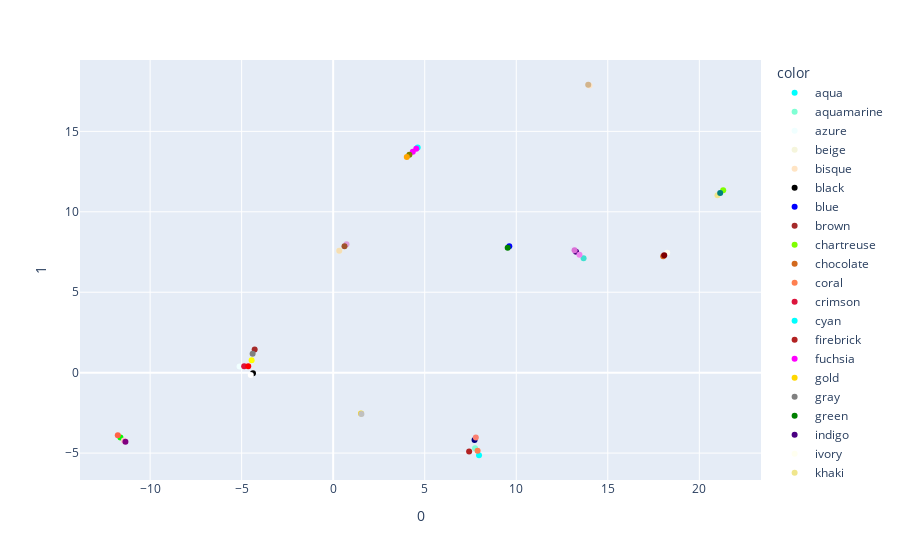

The notebook cell saved with this chart:
### Markdown cell above
The reduced set does not show the structure that is observed in the original set.

### Code cell
top_30_df = df[std_dev.nlargest(30).index]

# perform UMAP
reducer = umap.UMAP(
        n_neighbors=2,
        min_dist=0.1,
        n_components=2,
        # metric='euclidean'
        metric='cosine'
)
embedding = reducer.fit_transform(top_30_df)
embedding.shape

# turn embedding into a dataframe
embedding_df = pandas.DataFrame(embedding)
embedding_df.columns = embedding_df.columns.astype(str)
embedding_df.insert(0, "color", color_words)
embedding_df.head()

fig = px.scatter(
    embedding_df, x='0', y='1', color='color',
    hover_data={'color': True, '0': False, '1': False},
    color_discrete_sequence=color_words
)

fig.show()

### Figure 1 — Plotly figure (JSON) as saved in the notebook; plotly's stock layout.template omitted (floating-point values rounded to 4 significant figures)
{"data": [{"customdata": [["aqua"]], "hovertemplate": "color=%{customdata[0]}<extra></extra>", "legendgroup": "aqua", "marker": {"color": "aqua", "symbol": "circle"}, "mode": "markers", "name": "aqua", "orientation": "v", "showlegend": true, "type": "scatter", "x": [7.966], "xaxis": "x", "y": [-5.135], "yaxis": "y"}, {"customdata": [["aquamarine"]], "hovertemplate": "color=%{customdata[0]}<extra></extra>", "legendgroup": "aquamarine", "marker": {"color": "aquamarine", "symbol": "circle"}, "mode": "markers", "name": "aquamarine", "orientation": "v", "showlegend": true, "type": "scatter", "x": [7.75], "xaxis": "x", "y": [-4.704], "yaxis": "y"}, {"customdata": [["azure"]], "hovertemplate": "color=%{customdata[0]}<extra></extra>", "legendgroup": "azure", "marker": {"color": "azure", "symbol": "circle"}, "mode": "markers", "name": "azure", "orientation": "v", "showlegend": true, "type": "scatter", "x": [-5.114], "xaxis": "x", "y": [0.3885], "yaxis": "y"}, {"customdata": [["beige"]], "hovertemplate": "color=%{customdata[0]}<extra></extra>", "legendgroup": "beige", "marker": {"color": "beige", "symbol": "circle"}, "mode": "markers", "name": "beige", "orientation": "v", "showlegend": true, "type": "scatter", "x": [0.3324], "xaxis": "x", "y": [7.579], "yaxis": "y"}, {"customdata": [["bisque"]], "hovertemplate": "color=%{customdata[0]}<extra></extra>", "legendgroup": "bisque", "marker": {"color": "bisque", "symbol": "circle"}, "mode": "markers", "name": "bisque", "orientation": "v", "showlegend": true, "type": "scatter", "x": [14.0], "xaxis": "x", "y": [17.84], "yaxis": "y"}, {"customdata": [["black"]], "hovertemplate": "color=%{customdata[0]}<extra></extra>", "legendgroup": "black", "marker": {"color": "black", "symbol": "circle"}, "mode": "markers", "name": "black", "orientation": "v", "showlegend": true, "type": "scatter", "x": [-4.381], "xaxis": "x", "y": [-0.03196], "yaxis": "y"}, {"customdata": [["blue"]], "hovertemplate": "color=%{customdata[0]}<extra></extra>", "legendgroup": "blue", "marker": {"color": "blue", "symbol": "circle"}, "mode": "markers", "name": "blue", "orientation": "v", "showlegend": true, "type": "scatter", "x": [9.62], "xaxis": "x", "y": [7.855], "yaxis": "y"}, {"customdata": [["brown"]], "hovertemplate": "color=%{customdata[0]}<extra></extra>", "legendgroup": "brown", "marker": {"color": "brown", "symbol": "circle"}, "mode": "markers", "name": "brown", "orientation": "v", "showlegend": true, "type": "scatter", "x": [-4.289], "xaxis": "x", "y": [1.439], "yaxis": "y"}, {"customdata": [["chartreuse"]], "hovertemplate": "color=%{customdata[0]}<extra></extra>", "legendgroup": "chartreuse", "marker": {"color": "chartreuse", "symbol": "circle"}, "mode": "markers", "name": "chartreuse", "orientation": "v", "showlegend": true, "type": "scatter", "x": [21.3], "xaxis": "x", "y": [11.33], "yaxis": "y"}, {"customdata": [["chocolate"]], "hovertemplate": "color=%{customdata[0]}<extra></extra>", "legendgroup": "chocolate", "marker": {"color": "chocolate", "symbol": "circle"}, "mode": "markers", "name": "chocolate", "orientation": "v", "showlegend": true, "type": "scatter", "x": [18.03], "xaxis": "x", "y": [7.238], "yaxis": "y"}, {"customdata": [["coral"]], "hovertemplate": "color=%{customdata[0]}<extra></extra>", "legendgroup": "coral", "marker": {"color": "coral", "symbol": "circle"}, "mode": "markers", "name": "coral", "orientation": "v", "showlegend": true, "type": "scatter", "x": [7.888], "xaxis": "x", "y": [-4.86], "yaxis": "y"}, {"customdata": [["crimson"]], "hovertemplate": "color=%{customdata[0]}<extra></extra>", "legendgroup": "crimson", "marker": {"color": "crimson", "symbol": "circle"}, "mode": "markers", "name": "crimson", "orientation": "v", "showlegend": true, "type": "scatter", "x": [-4.86], "xaxis": "x", "y": [0.3925], "yaxis": "y"}, {"customdata": [["cyan"]], "hovertemplate": "color=%{customdata[0]}<extra></extra>", "legendgroup": "cyan", "marker": {"color": "cyan", "symbol": "circle"}, "mode": "markers", "name": "cyan", "orientation": "v", "showlegend": true, "type": "scatter", "x": [4.615], "xaxis": "x", "y": [14.0], "yaxis": "y"}, {"customdata": [["firebrick"]], "hovertemplate": "color=%{customdata[0]}<extra></extra>", "legendgroup": "firebrick", "marker": {"color": "firebrick", "symbol": "circle"}, "mode": "markers", "name": "firebrick", "orientation": "v", "showlegend": true, "type": "scatter", "x": [7.426], "xaxis": "x", "y": [-4.909], "yaxis": "y"}, {"customdata": [["fuchsia"]], "hovertemplate": "color=%{customdata[0]}<extra></extra>", "legendgroup": "fuchsia", "marker": {"color": "fuchsia", "symbol": "circle"}, "mode": "markers", "name": "fuchsia", "orientation": "v", "showlegend": true, "type": "scatter", "x": [4.538], "xaxis": "x", "y": [13.92], "yaxis": "y"}, {"customdata": [["gold"]], "hovertemplate": "color=%{customdata[0]}<extra></extra>", "legendgroup": "gold", "marker": {"color": "gold", "symbol": "circle"}, "mode": "markers", "name": "gold", "orientation": "v", "showlegend": true, "type": "scatter", "x": [1.52], "xaxis": "x", "y": [-2.541], "yaxis": "y"}, {"customdata": [["gray"]], "hovertemplate": "color=%{customdata[0]}<extra></extra>", "legendgroup": "gray", "marker": {"color": "gray", "symbol": "circle"}, "mode": "markers", "name": "gray", "orientation": "v", "showlegend": true, "type": "scatter", "x": [-4.4], "xaxis": "x", "y": [1.179], "yaxis": "y"}, {"customdata": [["green"]], "hovertemplate": "color=%{customdata[0]}<extra></extra>", "legendgroup": "green", "marker": {"color": "green", "symbol": "circle"}, "mode": "markers", "name": "green", "orientation": "v", "showlegend": true, "type": "scatter", "x": [9.532], "xaxis": "x", "y": [7.767], "yaxis": "y"}, {"customdata": [["indigo"]], "hovertemplate": "color=%{customdata[0]}<extra></extra>", "legendgroup": "indigo", "marker": {"color": "indigo", "symbol": "circle"}, "mode": "markers", "name": "indigo", "orientation": "v", "showlegend": true, "type": "scatter", "x": [13.27], "xaxis": "x", "y": [7.52], "yaxis": "y"}, {"customdata": [["ivory"]], "hovertemplate": "color=%{customdata[0]}<extra></extra>", "legendgroup": "ivory", "marker": {"color": "ivory", "symbol": "circle"}, "mode": "markers", "name": "ivory", "orientation": "v", "showlegend": true, "type": "scatter", "x": [18.24], "xaxis": "x", "y": [7.454], "yaxis": "y"}, {"customdata": [["khaki"]], "hovertemplate": "color=%{customdata[0]}<extra></extra>", "legendgroup": "khaki", "marker": {"color": "khaki", "symbol": "circle"}, "mode": "markers", "name": "khaki", "orientation": "v", "showlegend": true, "type": "scatter", "x": [20.99], "xaxis": "x", "y": [11.02], "yaxis": "y"}, {"customdata": [["lavender"]], "hovertemplate": "color=%{customdata[0]}<extra></extra>", "legendgroup": "lavender", "marker": {"color": "lavender", "symbol": "circle"}, "mode": "markers", "name": "lavender", "orientation": "v", "showlegend": true, "type": "scatter", "x": [13.1], "xaxis": "x", "y": [7.693], "yaxis": "y"}, {"customdata": [["lime"]], "hovertemplate": "color=%{customdata[0]}<extra></extra>", "legendgroup": "lime", "marker": {"color": "lime", "symbol": "circle"}, "mode": "markers", "name": "lime", "orientation": "v", "showlegend": true, "type": "scatter", "x": [-11.62], "xaxis": "x", "y": [-4.03], "yaxis": "y"}, {"customdata": [["magenta"]], "hovertemplate": "color=%{customdata[0]}<extra></extra>", "legendgroup": "magenta", "marker": {"color": "magenta", "symbol": "circle"}, "mode": "markers", "name": "magenta", "orientation": "v", "showlegend": true, "type": "scatter", "x": [4.349], "xaxis": "x", "y": [13.73], "yaxis": "y"}, {"customdata": [["maroon"]], "hovertemplate": "color=%{customdata[0]}<extra></extra>", "legendgroup": "maroon", "marker": {"color": "maroon", "symbol": "circle"}, "mode": "markers", "name": "maroon", "orientation": "v", "showlegend": true, "type": "scatter", "x": [18.08], "xaxis": "x", "y": [7.292], "yaxis": "y"}, {"customdata": [["navy"]], "hovertemplate": "color=%{customdata[0]}<extra></extra>", "legendgroup": "navy", "marker": {"color": "navy", "symbol": "circle"}, "mode": "markers", "name": "navy", "orientation": "v", "showlegend": true, "type": "scatter", "x": [7.723], "xaxis": "x", "y": [-4.181], "yaxis": "y"}, {"customdata": [["olive"]], "hovertemplate": "color=%{customdata[0]}<extra></extra>", "legendgroup": "olive", "marker": {"color": "olive", "symbol": "circle"}, "mode": "markers", "name": "olive", "orientation": "v", "showlegend": true, "type": "scatter", "x": [4.163], "xaxis": "x", "y": [13.55], "yaxis": "y"}, {"customdata": [["orange"]], "hovertemplate": "color=%{customdata[0]}<extra></extra>", "legendgroup": "orange", "marker": {"color": "orange", "symbol": "circle"}, "mode": "markers", "name": "orange", "orientation": "v", "showlegend": true, "type": "scatter", "x": [4.022], "xaxis": "x", "y": [13.4], "yaxis": "y"}, {"customdata": [["orchid"]], "hovertemplate": "color=%{customdata[0]}<extra></extra>", "legendgroup": "orchid", "marker": {"color": "orchid", "symbol": "circle"}, "mode": "markers", "name": "orchid", "orientation": "v", "showlegend": true, "type": "scatter", "x": [13.19], "xaxis": "x", "y": [7.603], "yaxis": "y"}, {"customdata": [["pink"]], "hovertemplate": "color=%{customdata[0]}<extra></extra>", "legendgroup": "pink", "marker": {"color": "pink", "symbol": "circle"}, "mode": "markers", "name": "pink", "orientation": "v", "showlegend": true, "type": "scatter", "x": [-11.43], "xaxis": "x", "y": [-4.218], "yaxis": "y"}, {"customdata": [["plum"]], "hovertemplate": "color=%{customdata[0]}<extra></extra>", "legendgroup": "plum", "marker": {"color": "plum", "symbol": "circle"}, "mode": "markers", "name": "plum", "orientation": "v", "showlegend": true, "type": "scatter", "x": [0.7282], "xaxis": "x", "y": [7.976], "yaxis": "y"}, {"customdata": [["purple"]], "hovertemplate": "color=%{customdata[0]}<extra></extra>", "legendgroup": "purple", "marker": {"color": "purple", "symbol": "circle"}, "mode": "markers", "name": "purple", "orientation": "v", "showlegend": true, "type": "scatter", "x": [-11.35], "xaxis": "x", "y": [-4.303], "yaxis": "y"}, {"customdata": [["red"]], "hovertemplate": "color=%{customdata[0]}<extra></extra>", "legendgroup": "red", "marker": {"color": "red", "symbol": "circle"}, "mode": "markers", "name": "red", "orientation": "v", "showlegend": true, "type": "scatter", "x": [-4.64], "xaxis": "x", "y": [0.3993], "yaxis": "y"}, {"customdata": [["salmon"]], "hovertemplate": "color=%{customdata[0]}<extra></extra>", "legendgroup": "salmon", "marker": {"color": "salmon", "symbol": "circle"}, "mode": "markers", "name": "salmon", "orientation": "v", "showlegend": true, "type": "scatter", "x": [7.792], "xaxis": "x", "y": [-4.037], "yaxis": "y"}, {"customdata": [["sienna"]], "hovertemplate": "color=%{customdata[0]}<extra></extra>", "legendgroup": "sienna", "marker": {"color": "sienna", "symbol": "circle"}, "mode": "markers", "name": "sienna", "orientation": "v", "showlegend": true, "type": "scatter", "x": [0.6182], "xaxis": "x", "y": [7.866], "yaxis": "y"}, {"customdata": [["silver"]], "hovertemplate": "color=%{customdata[0]}<extra></extra>", "legendgroup": "silver", "marker": {"color": "silver", "symbol": "circle"}, "mode": "markers", "name": "silver", "orientation": "v", "showlegend": true, "type": "scatter", "x": [1.542], "xaxis": "x", "y": [-2.563], "yaxis": "y"}, {"customdata": [["tan"]], "hovertemplate": "color=%{customdata[0]}<extra></extra>", "legendgroup": "tan", "marker": {"color": "tan", "symbol": "circle"}, "mode": "markers", "name": "tan", "orientation": "v", "showlegend": true, "type": "scatter", "x": [13.93], "xaxis": "x", "y": [17.9], "yaxis": "y"}, {"customdata": [["teal"]], "hovertemplate": "color=%{customdata[0]}<extra></extra>", "legendgroup": "teal", "marker": {"color": "teal", "symbol": "circle"}, "mode": "markers", "name": "teal", "orientation": "v", "showlegend": true, "type": "scatter", "x": [21.14], "xaxis": "x", "y": [11.17], "yaxis": "y"}, {"customdata": [["tomato"]], "hovertemplate": "color=%{customdata[0]}<extra></extra>", "legendgroup": "tomato", "marker": {"color": "tomato", "symbol": "circle"}, "mode": "markers", "name": "tomato", "orientation": "v", "showlegend": true, "type": "scatter", "x": [-11.77], "xaxis": "x", "y": [-3.886], "yaxis": "y"}, {"customdata": [["turquoise"]], "hovertemplate": "color=%{customdata[0]}<extra></extra>", "legendgroup": "turquoise", "marker": {"color": "turquoise", "symbol": "circle"}, "mode": "markers", "name": "turquoise", "orientation": "v", "showlegend": true, "type": "scatter", "x": [13.68], "xaxis": "x", "y": [7.11], "yaxis": "y"}, {"customdata": [["violet"]], "hovertemplate": "color=%{customdata[0]}<extra></extra>", "legendgroup": "violet", "marker": {"color": "violet", "symbol": "circle"}, "mode": "markers", "name": "violet", "orientation": "v", "showlegend": true, "type": "scatter", "x": [13.45], "xaxis": "x", "y": [7.335], "yaxis": "y"}, {"customdata": [["wheat"]], "hovertemplate": "color=%{customdata[0]}<extra></extra>", "legendgroup": "wheat", "marker": {"color": "wheat", "symbol": "circle"}, "mode": "markers", "name": "wheat", "orientation": "v", "showlegend": true, "type": "scatter", "x": [0.3324], "xaxis": "x", "y": [7.579], "yaxis": "y"}, {"customdata": [["white"]], "hovertemplate": "color=%{customdata[0]}<extra></extra>", "legendgroup": "white", "marker": {"color": "white", "symbol": "circle"}, "mode": "markers", "name": "white", "orientation": "v", "showlegend": true, "type": "scatter", "x": [-4.501], "xaxis": "x", "y": [-0.1496], "yaxis": "y"}, {"customdata": [["yellow"]], "hovertemplate": "color=%{customdata[0]}<extra></extra>", "legendgroup": "yellow", "marker": {"color": "yellow", "symbol": "circle"}, "mode": "markers", "name": "yellow", "orientation": "v", "showlegend": true, "type": "scatter", "x": [-4.455], "xaxis": "x", "y": [0.776], "yaxis": "y"}], "layout": {"legend": {"title": {"text": "color"}, "tracegroupgap": 0}, "margin": {"t": 60}, "xaxis": {"anchor": "y", "domain": [0, 1], "title": {"text": "0"}}, "yaxis": {"anchor": "x", "domain": [0, 1], "title": {"text": "1"}}}}
